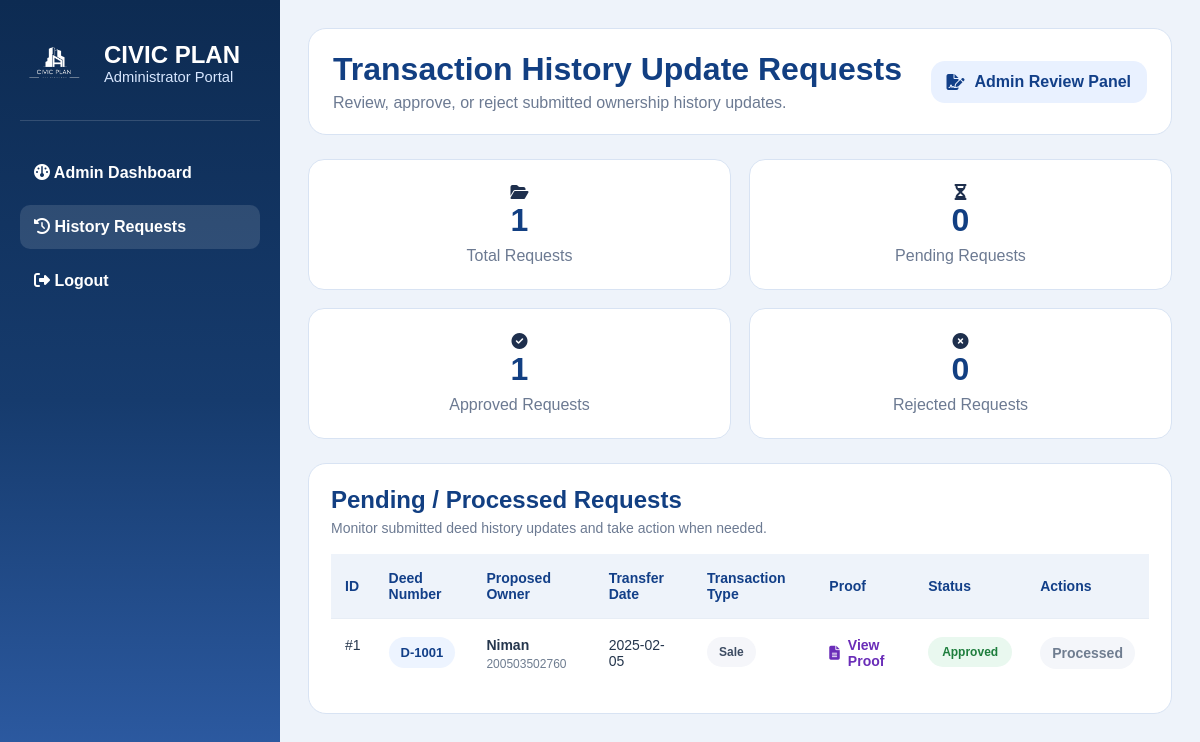
Page /admin/transaction-history-requests on the committed database.
### tables this page shows
CREATE TABLE transaction_history_update_request (
        request_id INTEGER PRIMARY KEY AUTOINCREMENT,
        user_id INTEGER NOT NULL,
        deed_number TEXT NOT NULL,
        proposed_owner_name TEXT NOT NULL,
        proposed_owner_nic TEXT,
        proposed_owner_address TEXT,
        proposed_owner_phone TEXT,
        proposed_transfer_date TEXT NOT NULL,
        proposed_transaction_type TEXT NOT NULL,
        notes TEXT,
        proof_document_path TEXT,
        status TEXT DEFAULT 'Pending',
        submitted_at TEXT DEFAULT CURRENT_TIMESTAMP,
        reviewed_by INTEGER,
        reviewed_at TEXT,
        admin_comment TEXT,
        FOREIGN KEY (user_id) REFERENCES users(user_id),
        FOREIGN KEY (reviewed_by) REFERENCES users(user_id)
    );

### routes/admin_routes.py (the view)
@admin_bp.route("/admin/transaction-history-requests")
def admin_transaction_history_requests():
    conn = get_connection()
    cursor = conn.cursor()
    cursor.execute("""
        SELECT request_id, deed_number, proposed_owner_name, proposed_owner_nic,
               proposed_owner_address, proposed_owner_phone,
               proposed_transfer_date, proposed_transaction_type,
               notes, proof_document_path, status, submitted_at
        FROM transaction_history_update_request
        ORDER BY submitted_at DESC
    """)
    requests = cursor.fetchall()
    conn.close()
    return render_template("admin_transaction_history_requests.html", requests=requests)

### database/db_connection.py (called while the page is built)
def get_connection():
    conn = sqlite3.connect(DB_PATH)
    conn.row_factory = sqlite3.Row
    conn.execute("PRAGMA foreign_keys = ON")
    return conn

### templates/admin_transaction_history_requests.html (shortened to what this page needs)
<!DOCTYPE html>
<html lang="en">
<head>
    <link rel="stylesheet" href="{{ url_for('static', filename='admin_dashboard.css') }}">
    <link rel="stylesheet" href="{{ url_for('static', filename='admin_transaction_requests.css') }}">
    <link rel="stylesheet" href="https://cdnjs.cloudflare.com/ajax/libs/font-awesome/6.5.0/css/all.min.css">
</head>
<body>
    <div class="dashboard-shell">
        <aside class="sidebar">
            <div class="sidebar-brand">
                <img src="{{ url_for('static', filename='images/logo-removebackground.png') }}" alt="Logo" />
                <div>
                    <h2>CIVIC PLAN</h2>
                    <p>Administrator Portal</p>
                </div>
            </div>
            <nav class="sidebar-nav">
                <a href="{{ url_for('admin.admin_dashboard') }}">
                    <i class="fa-solid fa-gauge"></i> Admin Dashboard
                </a>
                <a href="{{ url_for('admin.admin_transaction_history_requests') }}" class="active">
                    <i class="fa-solid fa-clock-rotate-left"></i> History Requests
                </a>
                <a href="{{ url_for('auth.logout') }}">
                    <i class="fa-solid fa-right-from-bracket"></i> Logout
                </a>
            </nav>
        </aside>
        <main class="main-content">
            <header class="topbar">
                <div>
                    <h1>Transaction History Update Requests</h1>
                    <p>Review, approve, or reject submitted ownership history updates.</p>
                </div>
                <div class="admin-top-chip">
                    <i class="fa-solid fa-file-signature"></i>
                    <span>Admin Review Panel</span>
                </div>
            </header>
            <section class="stats-grid custom-stats">
                <div class="stat-card">
                    <div class="stat-icon blue">
                        <i class="fa-solid fa-folder-open"></i>
                    </div>
                    <div>
                        <h3>{{ requests|length }}</h3>
                        <p>Total Requests</p>
                    </div>
                </div>
                <div class="stat-card">
                    <div class="stat-icon orange">
                        <i class="fa-solid fa-hourglass-half"></i>
                    </div>
                    <div>
                        <h3>{{ requests | selectattr('status', 'equalto', 'Pending') | list | length }}</h3>
                        <p>Pending Requests</p>
                    </div>
                </div>
                <div class="stat-card">
                    <div class="stat-icon green">
                        <i class="fa-solid fa-circle-check"></i>
                    </div>
                    <div>
                        <h3>{{ requests | selectattr('status', 'equalto', 'Approved') | list | length }}</h3>
                        <p>Approved Requests</p>
                    </div>
                </div>
                <div class="stat-card">
                    <div class="stat-icon red">
                        <i class="fa-solid fa-circle-xmark"></i>
                    </div>
                    <div>
                        <h3>{{ requests | selectattr('status', 'equalto', 'Rejected') | list | length }}</h3>
                        <p>Rejected Requests</p>
                    </div>
                </div>
            </section>
            <section class="panel request-panel">
                <div class="panel-header">
                    <div>
                        <h2>Pending / Processed Requests</h2>
                        <p class="panel-subtext">Monitor submitted deed history updates and take action when needed.</p>
                    </div>
                </div>
                <div class="table-wrap custom-table-wrap">
                    <table class="request-table">
                        <thead>
                            <tr>
                                <th>ID</th>
                                <th>Deed Number</th>
                                <th>Proposed Owner</th>
                                <th>Transfer Date</th>
                                <th>Transaction Type</th>
                                <th>Proof</th>
                                <th>Status</th>
                                <th>Actions</th>
                            </tr>
                        </thead>
                        <tbody>
                            {% for req in requests %}
                            <tr>
                                <td>#{{ req['request_id'] }}</td>
                                <td><span class="deed-badge">{{ req['deed_number'] }}</span></td>
                                <td>
                                    <div class="owner-cell">
                                        <strong>{{ req['proposed_owner_name'] }}</strong>
                                        {% if req['proposed_owner_nic'] %}
                                            <small>{{ req['proposed_owner_nic'] }}</small>
                                        {% endif %}
                                    </div>
                                </td>
                                <td>{{ req['proposed_transfer_date'] }}</td>
                                <td>
                                    <span class="type-badge">{{ req['proposed_transaction_type'] }}</span>
                                </td>
                                <td>
                                    {% if req['proof_document_path'] %}
                                        <a class="proof-link" href="/{{ req['proof_document_path'] }}" target="_blank">
                                            <i class="fa-solid fa-file-lines"></i> View Proof
                                        </a>
                                    {% else %}
                                        <span class="muted-text">No File</span>
                                    {% endif %}
                                </td>
                                <td>
                                    {% if req['status'] == 'Pending' %}
                                        <span class="status-badge pending">Pending</span>
                                    {% elif req['status'] == 'Approved' %}
                                        <span class="status-badge approved">Approved</span>
                                    {% elif req['status'] == 'Rejected' %}
                                        <span class="status-badge rejected">Rejected</span>
                                    {% else %}
                                        <span class="status-badge">{{ req['status'] }}</span>
                                    {% endif %}
                                </td>
                                <td>
                                    {% if req['status'] == 'Pending' %}
                                        <div class="action-stack">
                                            <form action="{{ url_for('admin.approve_transaction_history_request', request_id=req['request_id']) }}" method="POST">
                                                <button type="submit" class="btn-approve">
                                                    <i class="fa-solid fa-check"></i> Approve
                                                </button>
                                            </form>
                                            <form action="{{ url_for('admin.reject_transaction_history_request', request_id=req['request_id']) }}" method="POST" class="reject-form">
                                                <input type="text" name="admin_comment" placeholder="Reason for rejection" required>
                                                <button type="submit" class="btn-reject">
                                                    <i class="fa-solid fa-xmark"></i> Reject
                                                </button>
                                            </form>
                                        </div>
                                    {% else %}
                                        <span class="processed-label">Processed</span>
                                    {% endif %}
                                </td>
                            </tr>
                            {% endfor %}
                        </tbody>
                    </table>
                </div>
            </section>
        </main>
    </div>
</body>
</html>

### static/admin_dashboard.css (style rules this page uses)
* { margin: 0; padding: 0; box-sizing: border-box; font-family: Arial, Helvetica, sans-serif; }
body { background: #eef3fa; color: #1e2f4d; }
.dashboard-shell { display: flex; min-height: 100vh; }
.sidebar { width: 280px; min-height: 100vh; background: linear-gradient(to bottom, #0d2b52, #163b6d, #2f5ea8); color: white; padding: 28px 20px; }
.main-content { flex: 1; padding: 28px; }
.sidebar-brand { display: flex; align-items: center; gap: 14px; margin-bottom: 30px; padding-bottom: 22px; border-bottom: 1px solid rgba(255, 255, 255, 0.15); }
.sidebar-brand img { width: 70px; height: auto; }
.sidebar-brand h2 { font-size: 1.5rem; }
.sidebar-brand p { color: #d8e7ff; font-size: 0.92rem; }
.sidebar-nav { display: flex; flex-direction: column; gap: 10px; }
.sidebar-nav a { color: white; text-decoration: none; padding: 13px 14px; border-radius: 10px; font-weight: 600; }
.sidebar-nav a:hover, .sidebar-nav a.active { background: rgba(255, 255, 255, 0.12); }
.topbar { background: white; border-radius: 18px; padding: 22px 24px; display: flex; justify-content: space-between; align-items: center; margin-bottom: 24px; border: 1px solid #d8e3f3; }
.topbar h1 { color: #123f82; font-size: 2rem; margin-bottom: 6px; }
.topbar p { color: #6c7a92; }
.stats-grid { display: grid; grid-template-columns: repeat(4, 1fr); gap: 18px; margin-bottom: 24px; }
.stat-card { background: white; border: 1px solid #d8e3f3; border-radius: 16px; padding: 24px 20px; text-align: center; }
.stat-card h3 { font-size: 2rem; color: #123f82; margin-bottom: 8px; }
.stat-card p { color: #6c7a92; }
.panel { background: white; border: 1px solid #d8e3f3; border-radius: 18px; padding: 22px; }
.panel-header { margin-bottom: 18px; }
.panel-header h2 { color: #123f82; margin-bottom: 6px; }
.panel-header p { color: #6c7a92; }
.table-wrap { overflow-x: auto; }
table { width: 100%; border-collapse: collapse; }
thead th { background: #eef4fb; color: #123f82; text-align: left; padding: 14px 12px; font-size: 0.92rem; }
tbody td { padding: 14px 12px; border-top: 1px solid #e4ebf5; font-size: 0.94rem; }
@media (max-width: 1200px) { .stats-grid { grid-template-columns: repeat(2, 1fr); } }

### static/admin_transaction_requests.css (style rules this page uses)
.admin-top-chip { display: flex; align-items: center; gap: 10px; background: #e9f1ff; color: #123f88; padding: 12px 16px; border-radius: 14px; font-weight: 600; }
.custom-stats { margin-bottom: 24px; }
.request-panel { padding-bottom: 24px; }
.panel-subtext { margin-top: 6px; color: #6d7a8c; font-size: 14px; }
.custom-table-wrap { overflow-x: auto; margin-top: 18px; }
.request-table { width: 100%; border-collapse: collapse; background: white; }
.request-table thead th { background: #eef3fa; color: #123f88; font-weight: 700; text-align: left; padding: 16px 14px; font-size: 14px; }
.request-table tbody td { padding: 18px 14px; border-top: 1px solid #e7edf5; vertical-align: top; font-size: 14px; color: #25364d; }
.deed-badge { display: inline-block; background: #edf4ff; color: #123f88; padding: 8px 12px; border-radius: 999px; font-weight: 700; font-size: 13px; }
.owner-cell { display: flex; flex-direction: column; gap: 4px; }
.owner-cell small { color: #6f7d90; font-size: 12px; }
.type-badge { display: inline-block; background: #f5f6fa; color: #3d4c63; padding: 8px 12px; border-radius: 999px; font-weight: 600; font-size: 12px; }
.proof-link { display: inline-flex; align-items: center; gap: 8px; color: #6a2db8; text-decoration: none; font-weight: 600; }
.status-badge { display: inline-block; padding: 8px 14px; border-radius: 999px; font-size: 12px; font-weight: 700; }
.status-badge.approved { background: #e9f8ef; color: #1d7d3c; }
.processed-label { display: inline-block; color: #6f7d90; font-weight: 600; background: #f4f6fa; padding: 8px 12px; border-radius: 999px; }

### rows in the picture
transaction_history_update_request: request_id "1", deed_number "D-1001", proposed_owner_name "Niman", proposed_owner_nic "200503502760", proposed_transfer_date "2025-02-05", proposed_transaction_type "Sale", status "Approved"

### other values in the picture
{{ requests|length }} "1"
{{ requests | selectattr('status', 'equalto', 'Pending') | list | length }} "0"
{{ requests | selectattr('status', 'equalto', 'Approved') | list | length }} "1"
{{ requests | selectattr('status', 'equalto', 'Rejected') | list | length }} "0"
